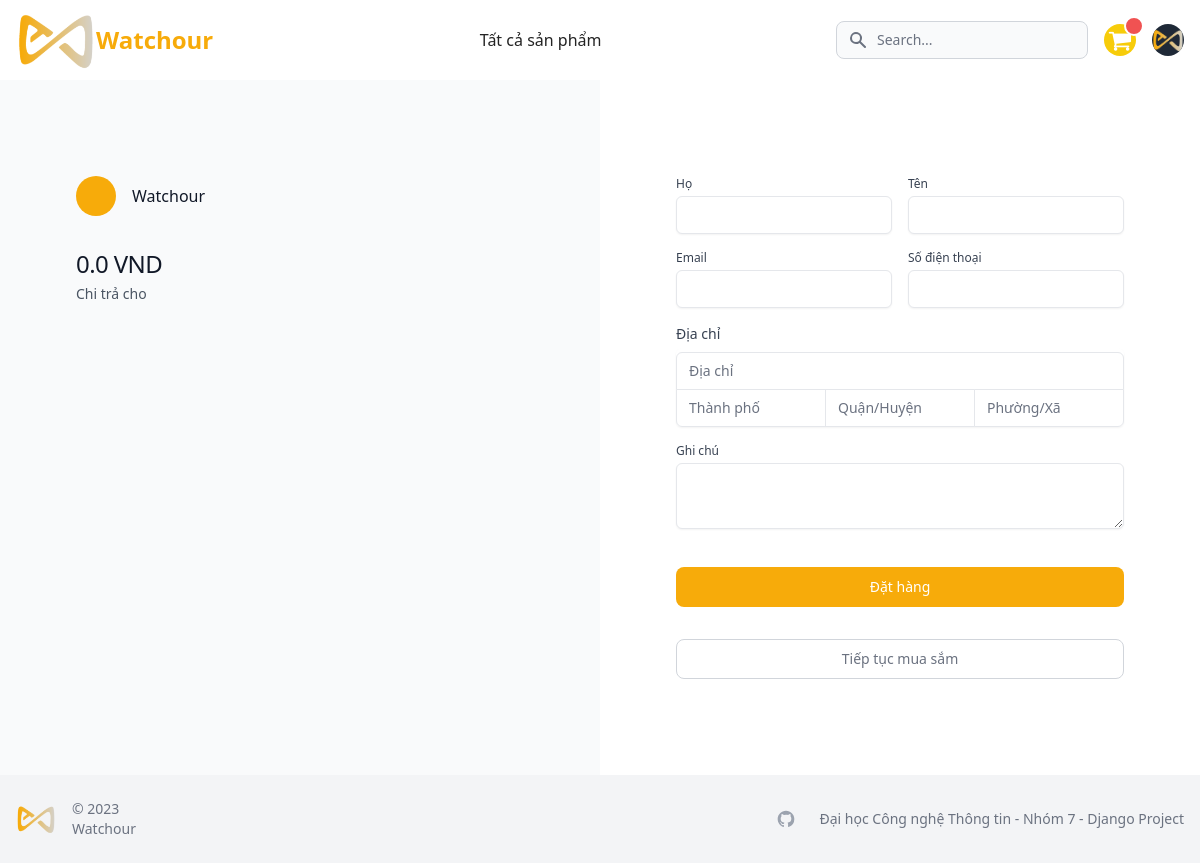
/carts/checkout/ (signed in), run on an earlier commit of the app's database.
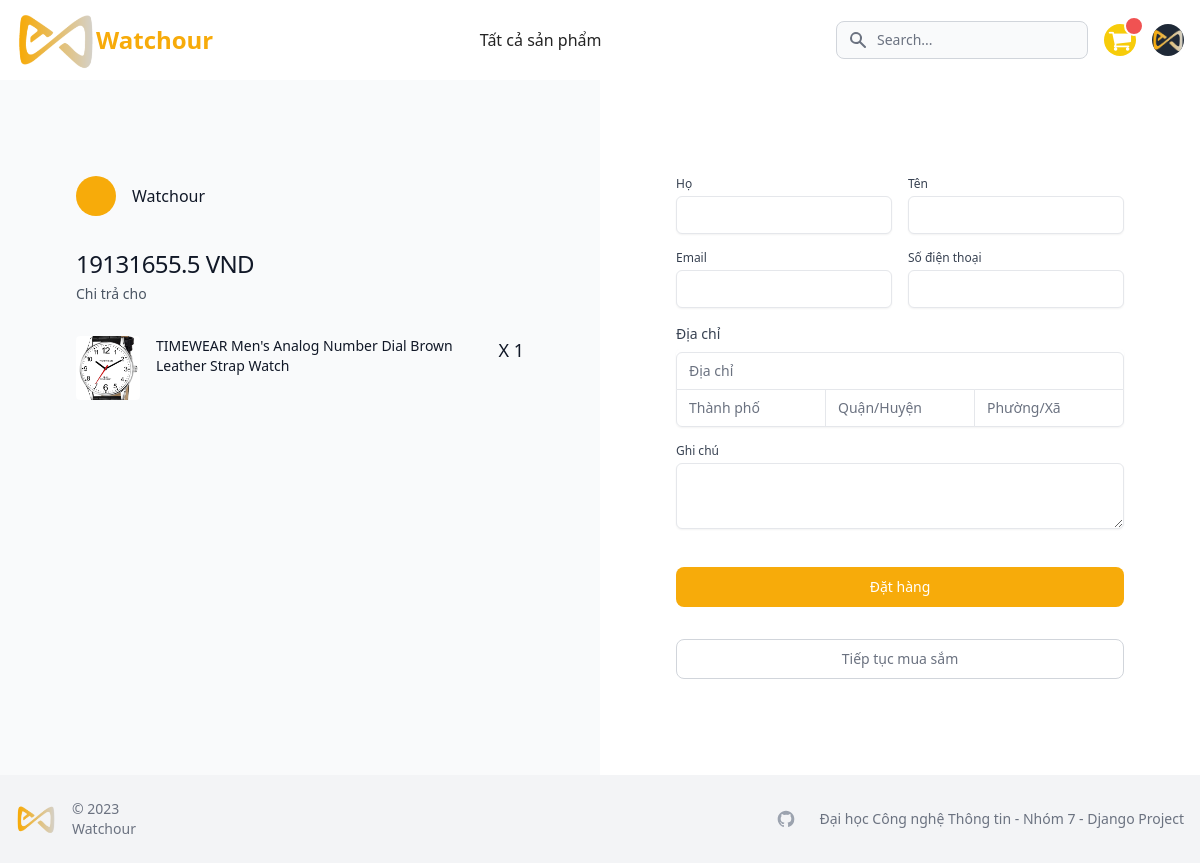
And on a later commit of the database.
### carts/models.py (models this page shows, shortened)
class CartItem(models.Model):
    user = models.ForeignKey(Account, on_delete=models.CASCADE, null=True)
    product = models.ForeignKey(Product, on_delete=models.CASCADE)
    cart = models.ForeignKey(Cart, on_delete=models.CASCADE, null=True)
    quantity = models.IntegerField()
    is_active = models.BooleanField(default=True)

### store/models.py (models this page shows, shortened)
class Product(models.Model):
    product_name = models.CharField(max_length=200, unique=True)
    slug = models.SlugField(max_length=200, unique=True)
    description = models.TextField(max_length=500, blank=True)
    price = models.IntegerField()
    images = models.ImageField(upload_to='photos/products')
    stock = models.IntegerField()
    is_available = models.BooleanField(default=True)
    category = models.ForeignKey(Category, on_delete=models.CASCADE)    # Khi xóa category thì Product bị xóa
    created_date = models.DateTimeField(auto_now_add=True)
    modified_date = models.DateTimeField(auto_now=True)

### carts/views.py (the view)
# urls.py: path('checkout/', views.checkout, name='checkout')
@login_required(login_url='login')
def checkout(request, total=0, quantity=0, cart_items=None):
    try:
        cart_items = CartItem.objects.filter(user=request.user, is_active=True)
        for cart_item in cart_items:
            total += cart_item.product.price * cart_item.quantity
            quantity += cart_item.quantity
        tax = total * 2 / 100
        grand_total = total + tax
    except ObjectDoesNotExist:
        pass    # Chỉ bỏ qua
    context = {
        'total': total,
        'quantity': quantity,
        'cart_items': cart_items,
        'tax': tax if "tax" in locals() else "",
        'grand_total': grand_total,
    }
    return render(request, 'store/checkout.html', context=context)

### templates/store/checkout.html (shortened to what the changed rows need)
{% extends 'base.html' %} {% load static %} {% block content %}
<section class="h-full">
	<div class="min-h-[calc(100vh-168px)] max-w-screen-2xl md:grid-cols-2 grid grid-cols-1 mx-auto">
		<div class="bg-gray-50 md:py-24 py-12">
			<div class="lg:px-8 max-w-lg px-4 mx-auto space-y-8">
				<div class="flex items-center gap-4">
					<h2 class="font-medium text-gray-900">Watchour</h2>
				</div>
				<div>
					<p class="text-2xl font-medium tracking-tight text-gray-900">{{ grand_total }} VND</p>
					<p class="mt-1 text-sm text-gray-600">Chi trả cho</p>
				</div>
				<div>
					<div class="flow-root">
						<ul class="-my-4 divide-y divide-gray-100">
							{% for cart_item in cart_items %}
							<li class="flex items-start gap-4 py-4">
								<img
									src="{{ cart_item.product.images.url }}"
									alt=""
									class="object-cover w-16 h-16 rounded" />
								<h3 class="flex-1 text-sm text-gray-900">{{ cart_item.product.product_name }}</h3>
								<span class="text-lg font-medium text-gray-900"> X {{ cart_item.quantity }}</span>
							</li>
							{% endfor %}
						</ul>
					</div>
				</div>
			</div>
		</div>
	</div>
</section>
{% endblock %}

What changed in the data, as far as the page shows it:
added CartItem: product.images (picture), product.product_name "TIMEWEAR Men's Analog Number Dial Brown Leather Strap Watch", quantity "1"
Also different on the page:
{{ grand_total }}: "0.0" → "19131655.5"
